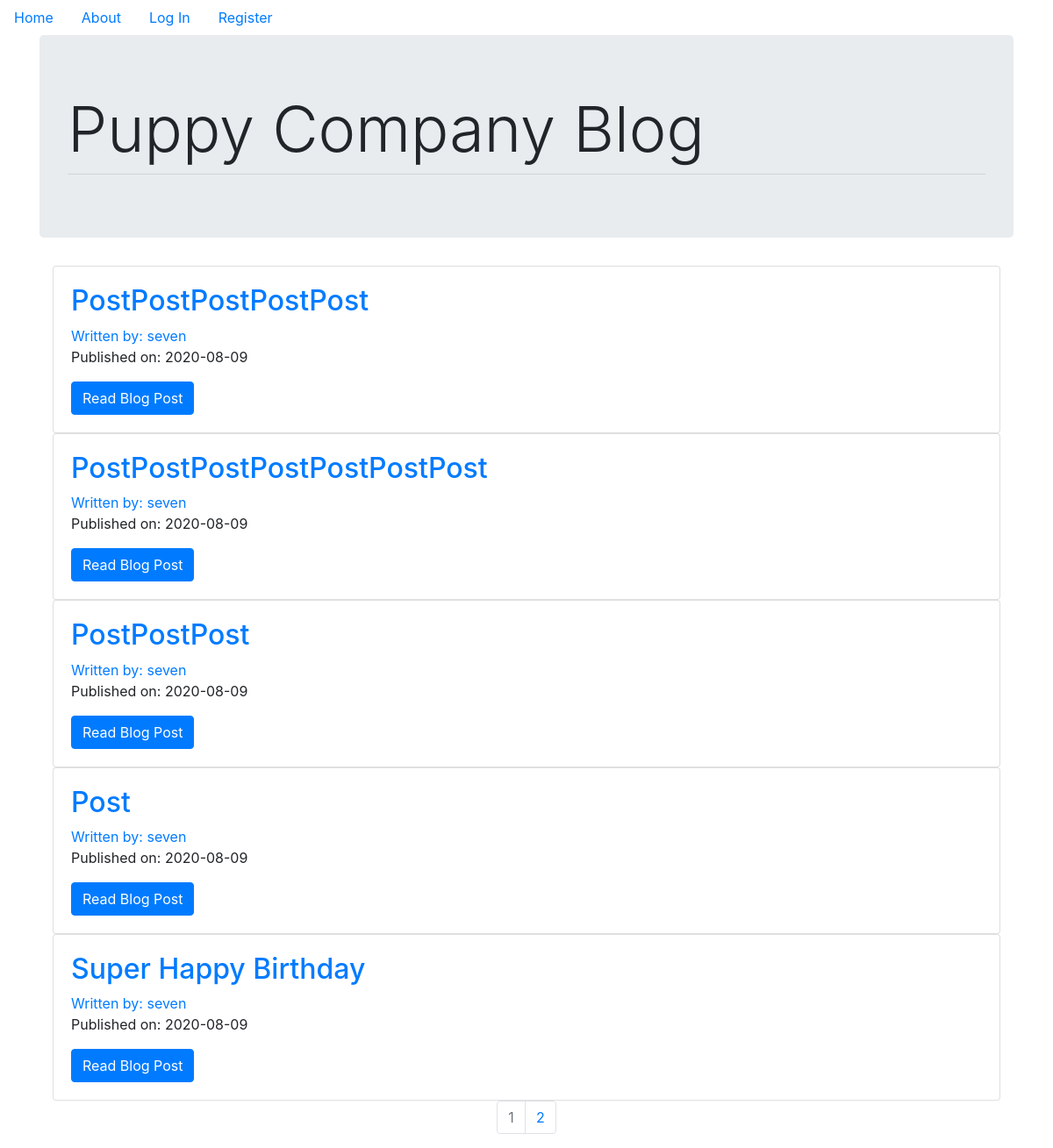
The page / on the database its author committed.
### puppycompanyblog/models.py (models this page shows, shortened)
class BlogPost(db.Model):
    users = db.relationship(User)
    id = db.Column(db.Integer, primary_key=True)
    user_id = db.Column(db.Integer, db.ForeignKey('users.id'), nullable=False)
    date = db.Column(db.DateTime, nullable=False, default=datetime.utcnow)
    title = db.Column(db.String(140), nullable=False)
    text = db.Column(db.Text, nullable=False)

class User(db.Model, UserMixin):
    __tablename__ = 'users'
    id = db.Column(db.Integer, primary_key=True)
    profile_image = db.Column(db.String(64), nullable=False, default='default_profile.png')
    email = db.Column(db.String(64), unique=True, index=True)
    username = db.Column(db.String(64), unique=True, index=True)
    password_hash = db.Column(db.String(128))
    posts = db.relationship('BlogPost', backref='author', lazy=True)

### puppycompanyblog/core/views.py (the view)
@core.route('/')
def index():
    page = request.args.get('page', 1, type=int)
    blog_posts = BlogPost.query.order_by(BlogPost.date.desc()).paginate(page=page, per_page=5)
    return render_template('index.html', blog_posts=blog_posts)

### puppycompanyblog/templates/index.html
{% extends "base.html" %}
{% block content %}
<div class="jumbotron">
    <h1 class="display-3">Puppy Company Blog</h1>
    <hr class="my-2">
</div>
<div class="container">
    {% for post in blog_posts.items %}
        <div class="card">
            <div class="card-body">
                <h2>
                    <a class="card-title" href="{{ url_for('blog_posts.blog_post', blog_post_id=post.id) }}">{{ post.title }}</a>
                </h2>
                <a href="{{ url_for('users.user_posts', username=post.author.username) }}" >Written by: {{ post.author.username }}</a>
                <p>Published on: {{ post.date.strftime('%Y-%m-%d') }}</p>
                <a class="btn btn-primary" href="{{ url_for('blog_posts.blog_post', blog_post_id=post.id) }}">Read Blog Post</a>
            </div>
        </div>
    {% endfor %}
</div>
<nav aria-label="Page navigation">
    <ul class="pagination justify-content-center">
        {% for page_num in blog_posts.iter_pages(left_edge=1, right_edge=1, left_current=1, right_current=2) %}
        {% if blog_posts.page == page_num %}
        <li class="page-item disabled">
            <a class="page-link"
                href="{{ url_for('core.index', page=page_num) }}">{{ page_num }}</a>
        </li>
        {% else %}
        <li class="page-item">
            <a class="page-link"
                href="{{ url_for('core.index', page=page_num) }}">{{ page_num }}</a>
        </li>
        {% endif %}
        {% endfor %}
    </ul>
</nav>
{% endblock %}

### rows shown on the page
BlogPost: title "PostPostPostPostPost", author.username "seven", date "2020-08-09"
BlogPost: title "PostPostPostPostPostPostPost", author.username "seven", date "2020-08-09"
BlogPost: title "PostPostPost", author.username "seven", date "2020-08-09"
BlogPost: title "Post", author.username "seven", date "2020-08-09"
BlogPost: title "Super Happy Birthday", author.username "seven", date "2020-08-09"

### other values the page prints
{{ page_num }} "1"
{{ page_num }} "2"
